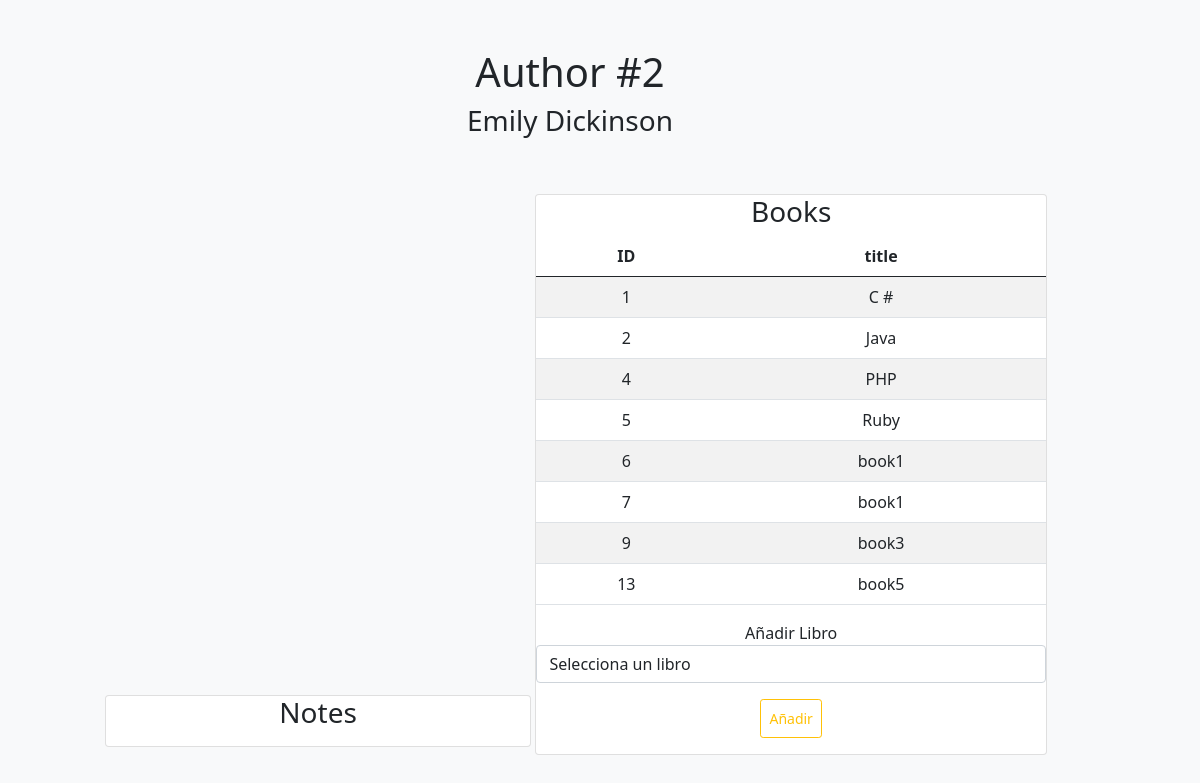
The page /authors/2/ on the database its author committed.
### books_authors_app/models.py (models this page shows)
class Publisher(models.Model):
    id = models.AutoField(primary_key=True)
    first_name = models.CharField(max_length=255)
    last_name = models.CharField(max_length=255, default="")
    books = models.ManyToManyField(Book, related_name="publishers")
    notes = models.TextField(default="")
    created_at = models.DateTimeField(auto_now_add=True)
    updated_at = models.DateTimeField(auto_now=True)

class Book(models.Model):
    id = models.AutoField(primary_key=True)
    title = models.CharField(max_length=255)
    description = models.TextField(default="")
    created_at = models.DateTimeField(auto_now_add=True)
    updated_at = models.DateTimeField(auto_now=True)

### books_authors_app/views.py (the view)
# urls.py: path('authors/<int:author_id>/', views.view_author, name='author_id'),
def view_author(request, author_id):
    author_id= author_id
    authors_book= Book.objects.filter(publishers__id=author_id)
    context={
        "author":Publisher.objects.get(id=author_id),
        "books": Book.objects.all(),
        "authors_book": authors_book
    }
    return render(request, 'view_author.html', context)

### books_authors_app/templates/view_author.html (shortened to what this page needs)
<!DOCTYPE html>
<html lang="en">
<head>
    <link href="https://cdn.jsdelivr.net/npm/bootstrap@5.0.0/dist/css/bootstrap.min.css" rel="stylesheet">
</head>
<body class='bg-light'>
    <div class='container d-inline-block'>
        <div class="col-sm-6 text-center offset-sm-3 mt-4 p-4 " >
            <h1>Author #{{ author.id }}</h1>
            <h3> {{ author.first_name }} {{ author.last_name }}</h3>
        </div>
        <br>
        <div class = "offset-sm-1">
            <div class="card col col-sm-5 d-inline-block ">
                <h3 class="text-center">Notes</h3>
            </div>
            <div class="card col col-sm-6 d-inline-block ">
                <h3 class="text-center">Books</h3>
                <table class="table table-striped  text-center  ">
                    <thead>
                        <tr>
                            <th>ID</th>
                            <th>title</th>
                        </tr>
                    </thead>
                    <tbody>
                        {% for book in authors_book %}
                            <tr>
                                <td>{{book.id}}</td>
                                <td>{{book.title}}</td>
                            </tr>
                        {% endfor %}
                    </tbody>
                </table>
                <div class= "text-center" >
                    <form action="/add_book_to_author" method="POST">
                        <label for="">Añadir Libro</label>
                        <select name="book_id" id="book_id" class="form-control">
                            <option value="0" selected>Selecciona un libro</option>
                        </select>
                        <button type="submit" class="btn btn-sm btn-outline-warning m-3 p-2">Añadir</button>
                    </form>
                </div>
            </div>
        </div>
        <br>
    </div>
</body>
</html>

### rows shown on the page
Publisher: id "2", first_name "Emily Dickinson"
Book: id "1", title "C #"
Book: id "2", title "Java"
Book: id "4", title "PHP"
Book: id "5", title "Ruby"
Book: id "6", title "book1"
Book: id "7", title "book1"
Book: id "9", title "book3"
Book: id "13", title "book5"
